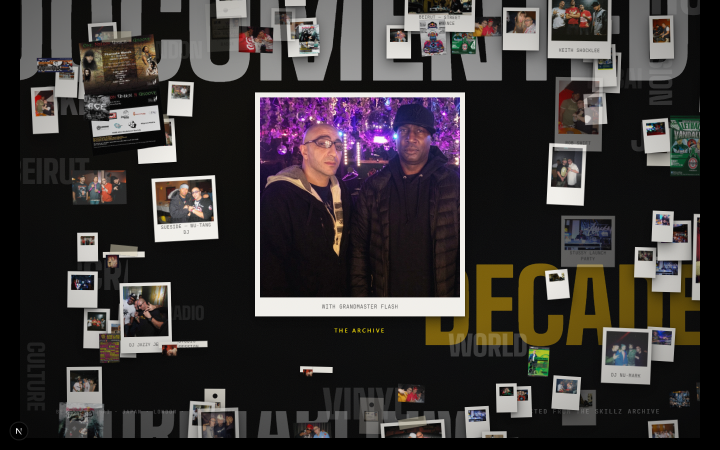
#> input picture scripts/_evi/FRAGMENTS_REST.png, 1440 x 900 px, found by its file name (shown at 1/2 size)
$ python frag-face-check.py
#> lines starting #> are read from the running program, lines starting #| are printed output that depends on the picture
"""Post-fix face-occlusion verification. QA artifact only.

Face zone at 1440x900 (measured from hero photo rect): x 600-840, y 274-514.
"Changed" = pixel differs from REST reference beyond tolerance — paper-toned
fragments over the dark photo register as change. Signature check: yellow
bottom strip (landing marquee) must be 0%.
"""
import sys
from PIL import Image
from glob import glob

# Measured live (dbg-paint30): hero photo rect l:480 t:218.56 w:400 h:400 →
# face (central 60%) = x 600-840, y 338.6-498.6. Earlier rect y274-514 sat
# 64px too high — covered open field where paper fragments drift (false +).
FACE = (600, 339, 840, 499)
TOL = 18

def face_changed(img, ref):
    a = img.crop(FACE)
    b = ref.crop(FACE)
    px_a, px_b = a.load(), b.load()
    w, h = a.size
    n = 0
    for y in range(h):
        for x in range(w):
            pa, pb = px_a[x, y], px_b[x, y]
            if pa != pb:
                d = sum(abs(c - d_) for c, d_ in zip(pa[:3], pb[:3]))
                if d > TOL:
                    n += 1
    return 100.0 * n / (w * h)

def bottom_yellow(img):
    # bottom 60px band of the 1440x900 page capture
    band = img.crop((0, 900 - 60, 1440, 900))
    px = band.load()
    w, h = band.size
    n = 0
    for y in range(h):
        for x in range(w):
            r, g, b = px[x, y][:3]
            if r > 180 and g > 140 and b < 100:
                n += 1
    return 100.0 * n / (w * h)

def field_changed(img, ref):
    # whole 1440x900 minus the face zone — motion aliveness
    full = img.crop((0, 0, 1440, 900))
    full_r = ref.crop((0, 0, 1440, 900))
    px, pr = full.load(), full_r.load()
    n = 0
    for y in range(0, 900, 4):
        for x in range(0, 1440, 4):
            if FACE[0] <= x < FACE[2] and FACE[1] <= y < FACE[3]:
                continue
            pa, pb = px[x, y], pr[x, y]
            if pa != pb and sum(abs(c - d_) for c, d_ in zip(pa[:3], pb[:3])) > TOL:
                n += 1
    return 100.0 * n / (360 * 225)

OUT = "scripts/_evi"
ref = Image.open(f"{OUT}/FRAGMENTS_REST.png").convert("RGB")
#> ref is the input picture: PIL image 1440x900 RGB; mean R, G, B 59.4, 54.5, 53.9

print("== stills (vs REST) ==")
for name in ["FRAGMENTS_EARLY.png", "FRAGMENTS_ACTIVE.png", "FRAGMENTS_REORGANIZED.png"]:
    img = Image.open(f"{OUT}/{name}").convert("RGB")
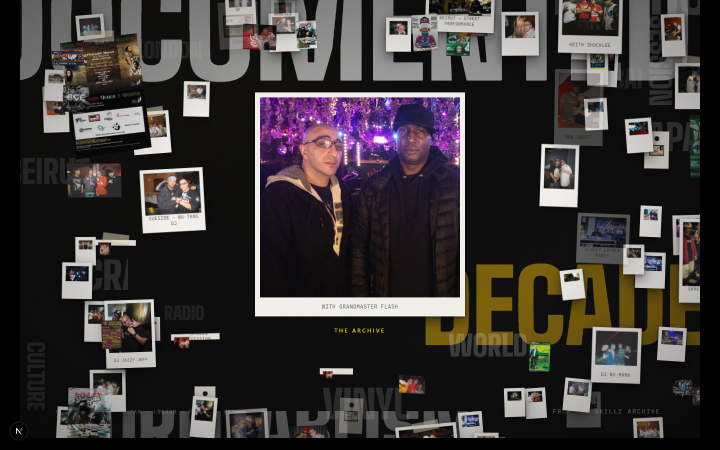
#> input picture scripts/_evi/FRAGMENTS_EARLY.png, 1440 x 900 px, found by its file name (shown at 1/2 size)
#> img is the input picture: PIL image 1440x900 RGB; mean R, G, B 59.2, 54.4, 53.9
    fc = face_changed(img, ref)
#> in face_changed, `a = img.crop(FACE)`:
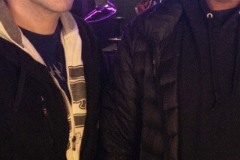
#> a: PIL image 240x160 RGB; mean R, G, B 49.7, 35.5, 41.7
#> after the loop in face_changed, `for y in range(h):`: n = 0
#> fc = 0
    sy = bottom_yellow(img)
#> in bottom_yellow, `band = img.crop((0, 900 - 60, 1440, 900))`:
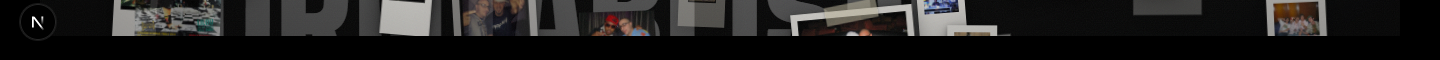
#> band: PIL image 1440x60 RGB; mean R, G, B 33.2, 32.1, 31.3
#> sy = 0
    print(f"{name}: face {fc:.1f}%  bottom-yellow {sy:.1f}%")
#| FRAGMENTS_EARLY.png: face 0.0%  bottom-yellow 0.0%
#> pass 2 of the loop `for name in ["FRAGMENTS_EARLY.png", "FRAGMENTS_ACTIVE.png", "FRAGMENTS..`:
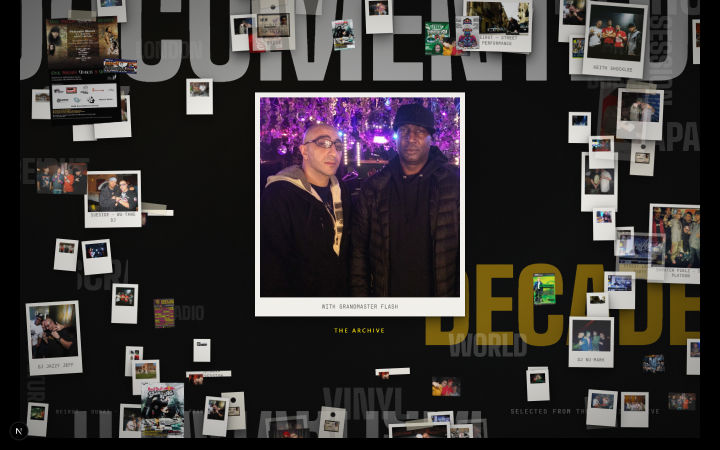
#> input picture scripts/_evi/FRAGMENTS_ACTIVE.png, 1440 x 900 px, found by its file name (shown at 1/2 size)
#> img is the input picture: PIL image 1440x900 RGB; mean R, G, B 58.4, 53.8, 53.2
#> in bottom_yellow (call 2), `band = img.crop((0, 900 - 60, 1440, 900))`:
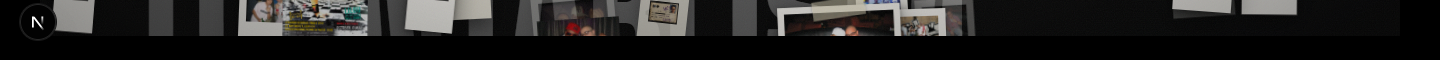
#> band: PIL image 1440x60 RGB; mean R, G, B 35.7, 34.8, 33.7
#| FRAGMENTS_ACTIVE.png: face 0.0%  bottom-yellow 0.0%
#> pass 3 of the loop `for name in ["FRAGMENTS_EARLY.png", "FRAGMENTS_ACTIVE.png", "FRAGMENTS..`:
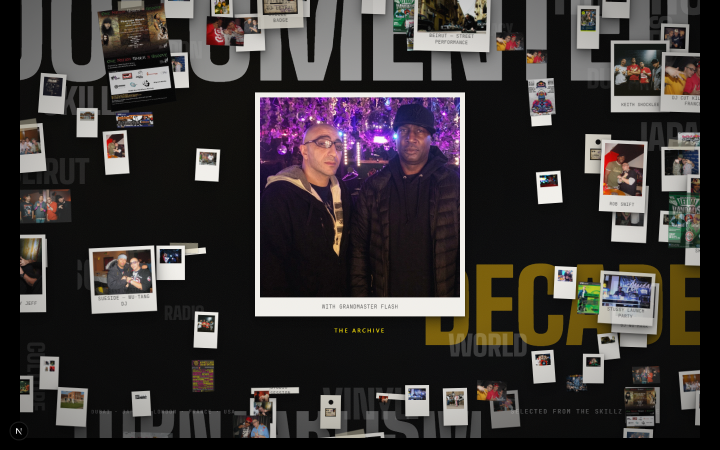
#> input picture scripts/_evi/FRAGMENTS_REORGANIZED.png, 1440 x 900 px, found by its file name (shown at 1/2 size)
#> img is the input picture: PIL image 1440x900 RGB; mean R, G, B 60.1, 55.1, 54.4
#> in bottom_yellow (call 3), `band = img.crop((0, 900 - 60, 1440, 900))`:
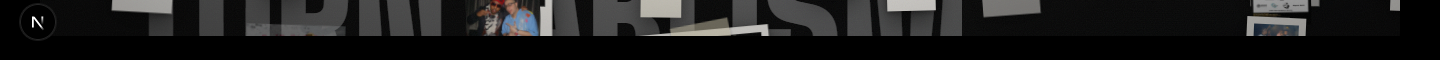
#> band: PIL image 1440x60 RGB; mean R, G, B 29.3, 29.1, 28.9
#| FRAGMENTS_REORGANIZED.png: face 0.0%  bottom-yellow 0.0%

print("== GIF frames (t 30-45s window) ==")
frames = sorted(glob(f"{OUT}/frag-fresh-frames/f*.png"))
#> (the run stopped early here; a loop or call above may not have finished)
